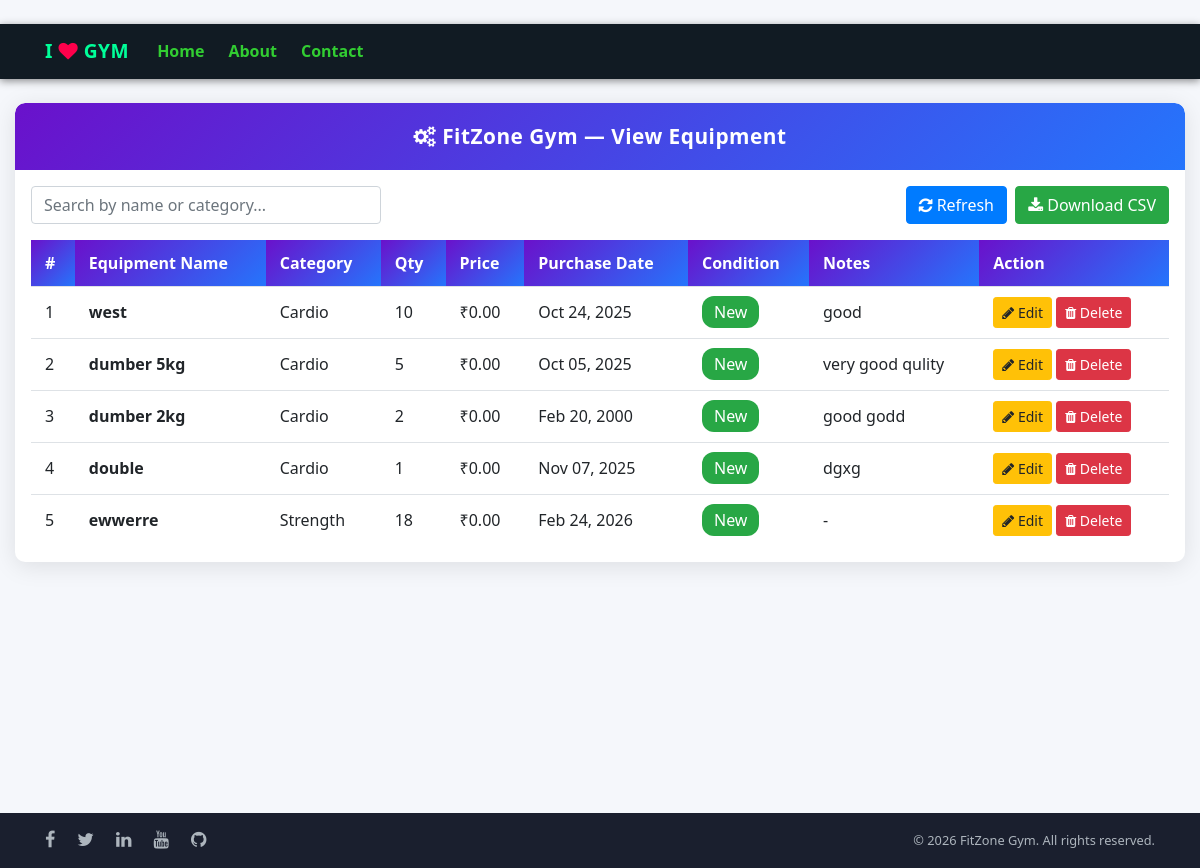
The page /view_equipment/ on the database as committed earlier.
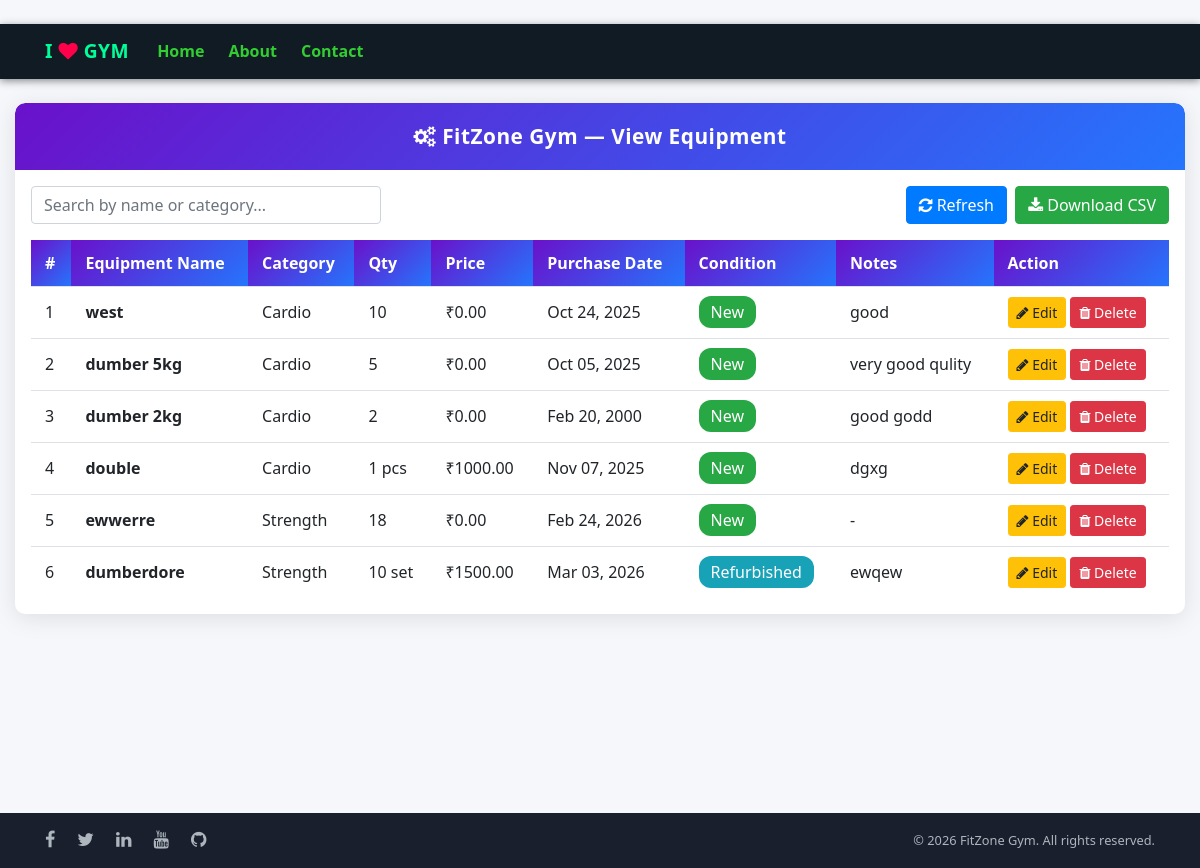
The same page on the database as committed later.
### gym/models.py (models this page shows, shortened)
class Equipment(models.Model):
    name = models.CharField(max_length=100)
    category = models.CharField(max_length=50, default="")
    quantity = models.PositiveIntegerField(default=1)
    price = models.DecimalField(max_digits=10, decimal_places=2)
    unit = models.CharField(max_length=10)
    date = models.DateField()  # Proper DateField
    condition = models.CharField(max_length=20, default="new")
    description = models.TextField(max_length=500)

### gym/views.py (the view)
# urls.py: path('view_equipment/', View_Equipment, name='view_equipment'),
def View_Equipment(request):
    equ = Equipment.objects.all()
    d = {'equ': equ}
    return render(request, 'view_equipment.html', d)

### gym/templates/view_equipment.html (shortened to what this page needs)
﻿{% extends 'navigation.html' %}
{% block body %}
<div class="container-fluid py-4" style="max-width: 1200px;">
    <div class="view-card bg-white">
        <div class="view-header">
            <i class="fa fa-cogs"></i> FitZone Gym &mdash; View Equipment
        </div>
        <div class="p-3">
            <div class="row mb-3 align-items-center">
                <div class="col-md-6 mb-2 mb-md-0">
                    <input type="text" id="searchInput" class="form-control search-bar" placeholder="Search by name or category..." onkeyup="searchTable()">
                </div>
                <div class="col-md-6 text-md-right">
                    <button class="btn btn-primary mr-1" onclick="location.reload();"><i class="fa fa-refresh"></i> Refresh</button>
                    <a href="{% url 'export_equipment_csv' %}" class="btn btn-success"><i class="fa fa-download"></i> Download CSV</a>
                </div>
            </div>
            <div class="table-responsive">
                <table class="table table-hover mb-0">
                    <thead>
                        <tr>
                            <th>#</th>
                            <th>Equipment Name</th>
                            <th>Category</th>
                            <th>Qty</th>
                            <th>Price</th>
                            <th>Purchase Date</th>
                            <th>Condition</th>
                            <th>Notes</th>
                            <th>Action</th>
                        </tr>
                    </thead>
                    <tbody id="equipmentTable">
                        {% for i in equ %}
                        <tr>
                            <td>{{ forloop.counter }}</td>
                            <td><strong>{{ i.name }}</strong></td>
                            <td>{{ i.category }}</td>
                            <td>{{ i.quantity }} {{ i.unit }}</td>
                            <td>&#8377;{{ i.price }}</td>
                            <td>{{ i.date|date:"M d, Y" }}</td>
                            <td>
                                {% if i.condition == "new" %}
                                    <span class="badge-new">New</span>
                                {% elif i.condition == "refurbished" %}
                                    <span class="badge-refurbished">Refurbished</span>
                                {% else %}
                                    <span class="badge-used">{{ i.condition|capfirst }}</span>
                                {% endif %}
                            </td>
                            <td>{{ i.description|default:"-" }}</td>
                            <td style="white-space:nowrap;">
                                <a class="btn btn-warning btn-sm" href="{% url 'edit_equipment' i.id %}"><i class="fa fa-pencil"></i> Edit</a>
                                <a class="btn btn-danger btn-sm" href="{% url 'delete_equipment' i.id %}" onclick="return confirm('Are you sure?')"><i class="fa fa-trash"></i> Delete</a>
                            </td>
                        </tr>
                        {% empty %}
                        <tr>
                            <td colspan="9" class="text-center text-muted py-4">No equipment found.</td>
                        </tr>
                        {% endfor %}
                    </tbody>
                </table>
            </div>
        </div>
    </div>
</div>
{% endblock %}

### gym/templates/navigation.html (shortened to what this page needs)
﻿<!DOCTYPE html>
<html lang="en">
    <head>
        {% load static %}
        <link rel="stylesheet" href="https://maxcdn.bootstrapcdn.com/bootstrap/4.5.2/css/bootstrap.min.css">
        <link rel="stylesheet"
            href="https://cdnjs.cloudflare.com/ajax/libs/font-awesome/4.7.0/css/font-awesome.min.css">
        <link rel="stylesheet" href="https://cdn.datatables.net/1.10.21/css/jquery.dataTables.min.css">
        <link rel="stylesheet" href="https://cdn.datatables.net/buttons/1.6.2/css/buttons.dataTables.min.css">
    </head>
    <body>
        <nav class="navbar navbar-expand-lg app-navbar">
            <div class="container">
                <a class="navbar-brand" href="{% url 'home' %}">
                    I <i class="fa fa-heart" style="color:#ff004b;"></i> GYM
                </a>
                <div class="collapse navbar-collapse" id="mainNavbar">
                    <ul class="navbar-nav mr-auto">
                        <li class="nav-item">
                            <a class="nav-link" href="{% url 'home' %}">Home</a>
                        </li>
                        <li class="nav-item">
                            <a class="nav-link" href="/about/">About</a>
                        </li>
                        <li class="nav-item">
                            <a class="nav-link" href="/contact/">Contact</a>
                        </li>
                    </ul>
                </div>
            </div>
        </nav>
        <main>
            {% block body %}{% endblock body %}
        </main>
        {% include 'footer.html' %}
    </body>
</html>

### gym/templates/footer.html
﻿{% load static %}
<footer class="app-footer">
    <div class="container">
        <div class="row align-items-center">
            <div class="col-sm-6">
                <ul class="social-icons list-inline mb-0">
                    <li class="list-inline-item"><a href="https://www.facebook.com/"><i class="fa fa-facebook"></i></a></li>
                    <li class="list-inline-item"><a href="https://x.com/"><i class="fa fa-twitter"></i></a></li>
                    <li class="list-inline-item"><a href="https://www.linkedin.com/login"><i class="fa fa-linkedin"></i></a></li>
                    <li class="list-inline-item"><a href="https://www.youtube.com/"><i class="fa fa-youtube"></i></a></li>
                    <li class="list-inline-item"><a href="https://github.com/login"><i class="fa fa-github"></i></a></li>
                </ul>
            </div>
            <div class="col-sm-6 text-right">
                <p class="mb-0 small">&copy; 2026 FitZone Gym. All rights reserved.</p>
            </div>
        </div>
    </div>
</footer>

### gym/templates/navigation.html (style rules this page uses)
body { background: #f5f7fb; font-family: 'Segoe UI', Tahoma, Geneva, Verdana, sans-serif; }
.app-navbar { background-color: #111b23; box-shadow: 0 2px 8px rgba(0, 0, 0, 0.45); }
.app-navbar .navbar-brand { color: #00ff99 !important; font-weight: 700; font-size: 1.2rem; letter-spacing: 0.5px; }
.app-navbar .nav-link { color: #32cd32 !important; font-weight: 600; transition: background-color 0.25s ease, color 0.25s ease; border-radius: 4px; padding: 6px 12px !important; }
.app-footer { background-color: #1a1f2e; color: #adb5bd; padding: 18px 0; margin-top: 40px; }
.app-footer .social-icons { list-style: none; padding: 0; margin: 0; display: flex; gap: 14px; }
.app-footer .social-icons li a { color: #adb5bd; font-size: 18px; transition: color 0.2s; }
main { min-height: calc(100vh - 130px); }

### gym/templates/view_equipment.html (style rules this page uses)
.view-header { background: linear-gradient(135deg, #6a11cb 0%, #2575fc 100%); color: #fff; padding: 18px 24px; border-radius: 10px 10px 0 0; font-weight: 700; font-size: 1.3rem; text-align: center; letter-spacing: 0.5px; }
.view-card { border: none; border-radius: 10px; box-shadow: 0 4px 24px rgba(0,0,0,0.10); overflow: hidden; }
.table thead th { background: linear-gradient(135deg, #6a11cb 0%, #2575fc 100%); color: #fff; font-weight: 600; border: none; padding: 12px 14px; white-space: nowrap; }
.table tbody td { vertical-align: middle; padding: 10px 14px; }
.badge-new { background-color: #28a745; color: #fff; padding: 5px 12px; border-radius: 12px; }
.badge-refurbished { background-color: #17a2b8; color: #fff; padding: 5px 12px; border-radius: 12px; }
.search-bar { max-width: 350px; }

Rows that differ between the two databases and show on the page:
changed Equipment "double": unit (not shown) → "pcs"; price "0.00" → "1000.00"
added Equipment: name "dumberdore", category "Strength", quantity "10", unit "set", price "1500.00", date "Mar 03, 2026", condition "Refurbished", description "ewqew"
